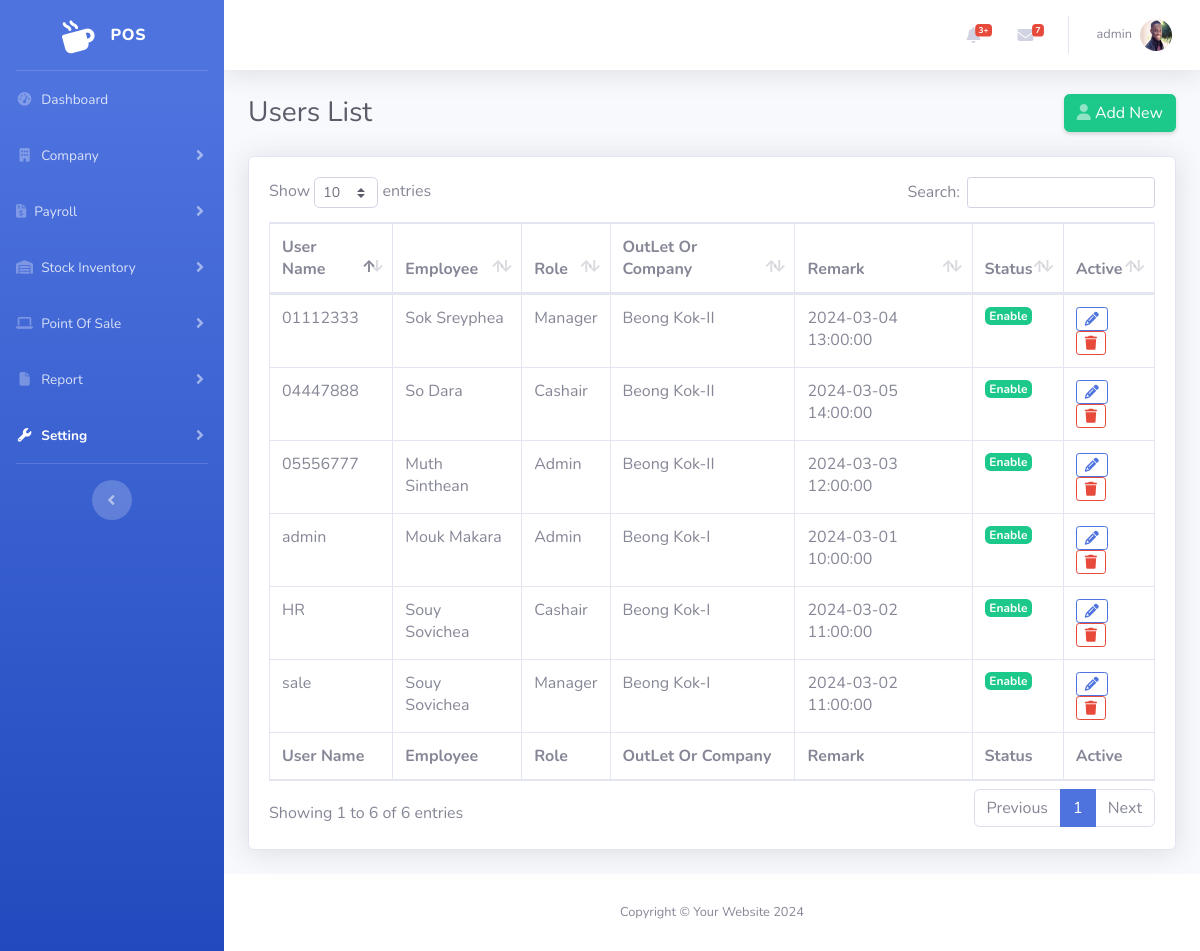
/admin/user-list.php (signed in), run on an earlier commit of the app's database.
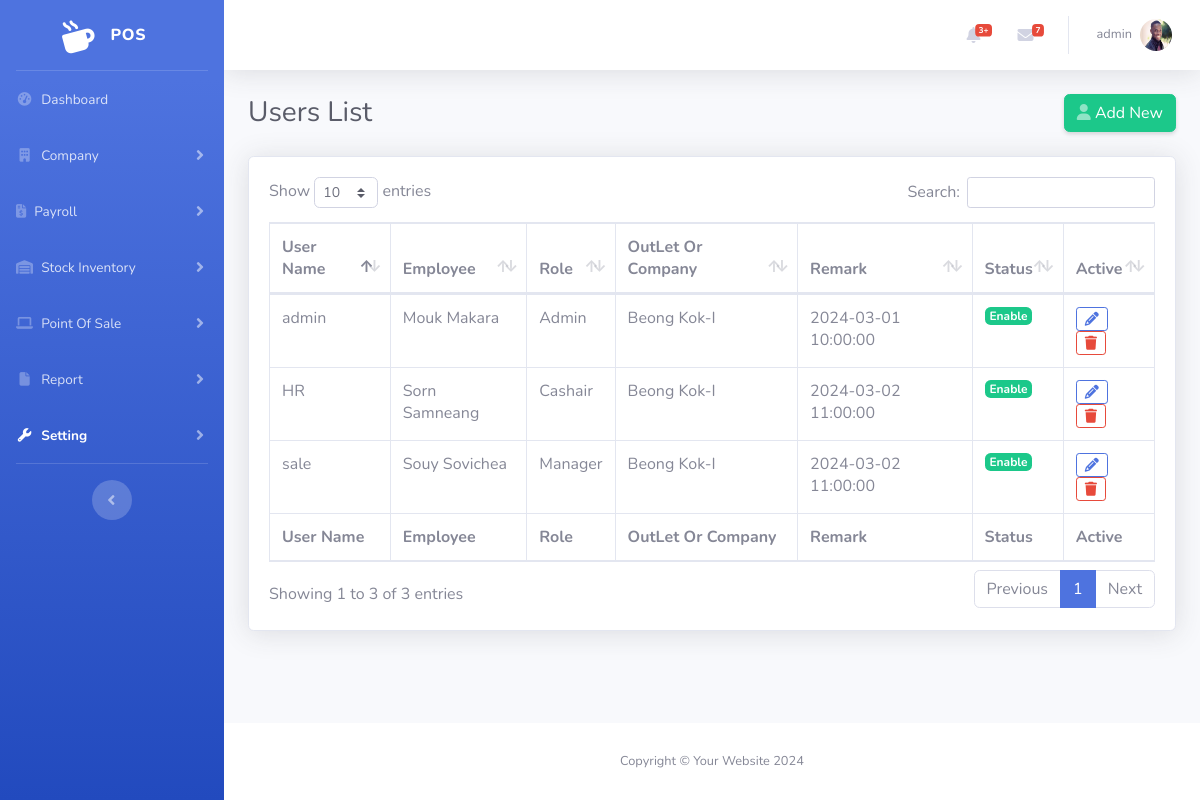
And on a later commit of the database.
### tables this page shows
CREATE TABLE `user` (
  `Id` int(11) NOT NULL,
  `OutletId` int(11) DEFAULT NULL,
  `EmployeeId` int(11) DEFAULT NULL,
  `RoleId` int(11) DEFAULT NULL,
  `Username` varchar(120) NOT NULL,
  `Password` varchar(255) NOT NULL,
  `Remark` varchar(255) DEFAULT NULL,
  `Status` tinyint(1) DEFAULT 1,
  `CreateBy` int(11) DEFAULT NULL,
  `CreateAt` timestamp NOT NULL DEFAULT current_timestamp(),
  `UpdateAt` datetime DEFAULT NULL,
  `del` int(11) NOT NULL DEFAULT 1
);

CREATE TABLE `employee` (
  `Id` int(11) NOT NULL,
  `OutletId` int(11) NOT NULL,
  `Code` varchar(120) NOT NULL,
  `Firstname` varchar(120) NOT NULL,
  `Lastname` varchar(120) NOT NULL,
  `Gender` varchar(10) NOT NULL,
  `Dob` date DEFAULT NULL,
  `Nation` int(11) DEFAULT 1,
  `Marital` varchar(20) NOT NULL,
  `Email` varchar(120) DEFAULT NULL,
  `Tel` varchar(18) DEFAULT NULL,
  `Address` text DEFAULT NULL,
  `EmployeeType` int(11) DEFAULT 1,
  `Salary` decimal(6,2) DEFAULT 0.00,
  `Currency` int(11) DEFAULT 1,
  `Position` int(11) DEFAULT 1,
  `Bank` int(11) DEFAULT 1,
  `AccountName` varchar(200) DEFAULT NULL,
  `AccountNumber` varchar(200) DEFAULT NULL,
  `IdCard` int(20) DEFAULT NULL,
  `Image` varchar(255) DEFAULT NULL,
  `Status` tinyint(1) DEFAULT 1,
  `JoinAT` date DEFAULT NULL,
  `ResignAt` date DEFAULT NULL,
  `ReasonResign` text DEFAULT NULL,
  `CreateBy` int(11) DEFAULT NULL,
  `CreateAt` timestamp NOT NULL DEFAULT current_timestamp(),
  `UpdateAt` datetime DEFAULT NULL,
  `Remark` text DEFAULT NULL,
  `del` int(11) NOT NULL DEFAULT 1
);

CREATE TABLE `role` (
  `Id` int(11) NOT NULL,
  `Name` varchar(120) NOT NULL,
  `Code` varchar(120) NOT NULL,
  `Status` tinyint(1) DEFAULT 1,
  `CreateBy` int(11) DEFAULT NULL,
  `CreateAt` timestamp NOT NULL DEFAULT current_timestamp(),
  `UpdateAt` datetime DEFAULT NULL,
  `del` int(11) NOT NULL DEFAULT 1
);

CREATE TABLE `outlet` (
  `Id` int(11) NOT NULL,
  `Name` varchar(120) NOT NULL,
  `Code` varchar(120) NOT NULL,
  `Status` tinyint(1) DEFAULT 1,
  `Address` text DEFAULT NULL,
  `Logo` varchar(255) DEFAULT NULL,
  `CreateBy` int(11) DEFAULT NULL,
  `CreateAt` timestamp NOT NULL DEFAULT current_timestamp(),
  `UpdateAt` datetime DEFAULT NULL,
  `ApproveBy` int(11) DEFAULT NULL,
  `ApproveAt` datetime DEFAULT NULL,
  `Remark` text DEFAULT NULL,
  `del` int(11) NOT NULL DEFAULT 1
);

### admin/user-list.php (the view, shortened to what the changed rows need)
<?php
include('include/head.php');
include('function_user.php');
?>
<!DOCTYPE html>
<html lang="en">
<head>
    <link href="vendor/fontawesome-free/css/all.min.css" rel="stylesheet" type="text/css">
    <link rel="stylesheet" href="https://cdnjs.cloudflare.com/ajax/libs/font-awesome/6.5.2/css/all.min.css" />
    <link href="css/sb-admin-2.min.css" rel="stylesheet">
    <link href="vendor/datatables/dataTables.bootstrap4.min.css" rel="stylesheet">
</head>
<body id="page-top">
    <div id="wrapper">
        <div id="content-wrapper" class="d-flex flex-column">
            <div id="content">
                <?php include './include/topbar.php' ?>
                <div class="container-fluid">
                    <div class="d-sm-flex align-items-center justify-content-between mb-4">
                        <h1 class="h3 mb-0 text-gray-800">Users List</h1>
                    </div>
                    <div class="card shadow mb-4">
                        <div class="card-body">
                            <div class="table-responsive">
                                <table class="table table-bordered" id="dataTable" width="100%" cellspacing="0">
                                    <thead>
                                        <tr>
                                            <th>User Name</th>
                                            <th>Employee</th>
                                            <th>Role</th>
                                            <th>OutLet Or Company</th>
                                            <th>Remark</th>
                                            <th>Status</th>
                                            <th>Active</th>
                                        </tr>
                                    </thead>
                                    <tfoot>
                                        <tr>
                                            <th>User Name</th>
                                            <th>Employee</th>
                                            <th>Role</th>
                                            <th>OutLet Or Company</th>
                                            <th>Remark</th>
                                            <th>Status</th>
                                            <th>Active</th>
                                        </tr>
                                    </tfoot>
                                    <tbody>
                                        <?php
                                        $sqlUser = "SELECT * FROM `user` WHERE del=1";
                                        $item = $conn->query($sqlUser);
                                        ?>
                                        <?php foreach ($item as $rowUser) :
                                            $outlet = $conn->query("SELECT * FROM `outlet` WHERE Id=" . $rowUser['OutletId'])->fetch_assoc();
                                            $role = $conn->query("SELECT * FROM `role` WHERE Id=" . $rowUser['RoleId'])->fetch_assoc();
                                            $emp = $conn->query("SELECT * FROM `employee` WHERE Id=" . $rowUser['EmployeeId'])->fetch_assoc();
                                        ?>
                                            <tr>
                                                <td><?= $rowUser['Username'] ?></td>
                                                <td><?= $emp['Firstname'] ?> <?= $emp['Lastname'] ?></td>
                                                <td><?= $role['Name'] ?></td>
                                                <td><?= $outlet['Name'] ?></td>
                                                <td><?= $rowUser['Remark'] ?></td>
                                                <td>
                                                    <?php
                                                    if ($rowUser['Status'] == 1) {
                                                        echo '<p><a href="statusUser.php?Id=' . $rowUser['Id'] . '&Status=0" class="badge badge-lg badge-success text-white">Enable</a></p>';
                                                    } else {
                                                        echo '<p><a href="statusUser.php?Id=' . $rowUser['Id'] . '&Status=1" class="badge badge-secondary badge-lg text-white">Disable</a></p>';
                                                    }
                                                    ?>
                                                </td>
                                                <td>
                                                    <a href="user-add.php?Id=<?= $rowUser['Id'] ?>" class="btn btn-outline-primary btn-sm "><i class="fa fa-pencil"></i></a>
                                                    <button type="button" class="btn btn-outline-danger btn-sm" data-toggle="modal" data-target="#confirm-delete" data-href="user-list.php?delId=<?= $rowUser['Id'] ?>"><i class="fas fa-trash"></i></button>
                                                </td>
                                            </tr>
                                        <?php endforeach ?>
                                    </tbody>
                                </table>
                            </div>
                        </div>
                    </div>
                </div>
            </div>
        </div>
    </div>
</body>
</html>

### admin/include/topbar.php (shortened to what the changed rows need)
<?php
include('../admin/cn.php');
?>
<nav class="navbar navbar-expand navbar-light bg-white topbar mb-4 static-top shadow">
    <ul class="navbar-nav ml-auto">
        <?php
        $id = $_SESSION['session'];
        $sql = "SELECT * FROM `user` WHERE `Id` = '$id'";
        $rs = $conn->query($sql);
        $row = mysqli_fetch_assoc($rs);
        $Profile = $conn->query("SELECT * FROM `Employee` WHERE Id=" . $row['EmployeeId'])->fetch_assoc();
        ?>
        <li class="nav-item dropdown no-arrow">
            <a class="nav-link dropdown-toggle" href="#" id="userDropdown" role="button" data-toggle="dropdown" aria-haspopup="true" aria-expanded="false">
                <span class="mr-2 d-none d-lg-inline text-gray-600 small"><?php echo $row['Username'] ?></span>
                <img class="img-profile rounded-circle" src="../admin/ImageEmp/<?php echo $Profile['Image'] ?>" id="imgInp">
            </a>
        </li>
    </ul>
</nav>

What changed in the data, as far as the page shows it:
removed user: Username "05556777", EmployeeId.Firstname "Muth", EmployeeId.Lastname "Sinthean", RoleId.Name "Admin", OutletId.Name "Beong Kok-II", Remark "2024-03-03 12:00:00"
removed user: Username "01112333", EmployeeId.Firstname "Sok", EmployeeId.Lastname "Sreyphea", RoleId.Name "Manager", OutletId.Name "Beong Kok-II", Remark "2024-03-04 13:00:00"
removed user: Username "04447888", EmployeeId.Firstname "So", EmployeeId.Lastname "Dara", RoleId.Name "Cashair", OutletId.Name "Beong Kok-II", Remark "2024-03-05 14:00:00"
changed user "HR": EmployeeId.Firstname "Souy" → "Sorn"; EmployeeId.Lastname "Sovichea" → "Samneang"
Also different on the page:
text written by a page script: "Show entries Search: Showing 1 to 6 of 6 entries Previous 1 Next" → "Show entries Search: Showing 1 to 3 of 3 entries Previous 1 Next"
